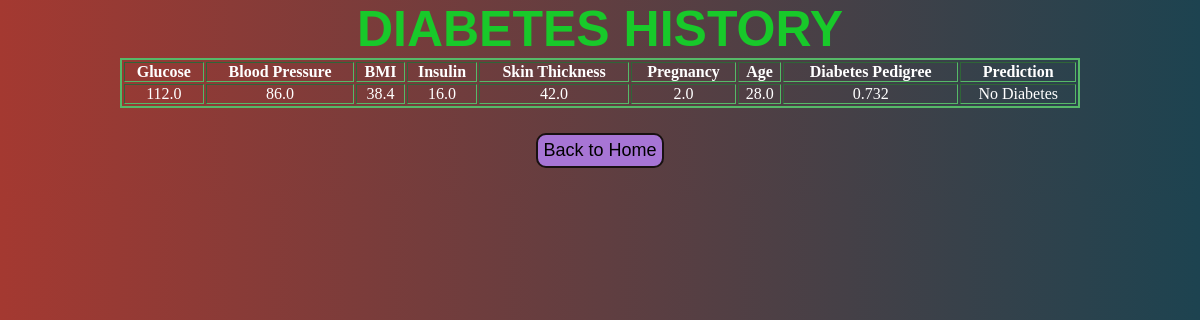
The app's page /history_lr with its own data.
### diabetes_LR/models.py (models this page shows, shortened)
class DiabetesInput(models.Model):
    glucose=models.FloatField()
    blood_pressure=models.FloatField()
    bmi=models.FloatField()
    insulin=models.FloatField()
    skinthickness=models.FloatField()
    pregnancies=models.FloatField()
    Age=models.FloatField()
    DiabetesPedigree=models.FloatField()
    Prediction=models.CharField(max_length=20)

### diabetes_LR/views.py (the view)
# urls.py: path('history_lr',lr.history),
def history(request):
    db=DiabetesInput.objects.all()
    return render(request, 'history_LR.html', {"db":db})

### Templates/history_LR.html (shortened to what this page needs)
{%load static%}
<!DOCTYPE html>
<html lang="en">
<head>
    <link rel="stylesheet" href={% static "style3.css" %}>
</head>
<body>
    <h1>Diabetes History</h1>
    <table border="2" cellpadding="20">
        <tr>
            <th>Glucose</th>
            <th>Blood Pressure</th>
            <th>BMI</th>
            <th>Insulin</th>
            <th>Skin Thickness</th>
            <th>Pregnancy</th>
            <th>Age</th>
            <th>Diabetes Pedigree</th>
            <th>Prediction</th>
        </tr>
        {% for entry in db %}
        <tr>
            <td>{{ entry.glucose }}</td>
            <td>{{ entry.blood_pressure }}</td>
            <td>{{ entry.bmi }}</td>
            <td>{{ entry.insulin }}</td>
            <td>{{ entry.skinthickness }}</td>
            <td>{{ entry.pregnancies }}</td>
            <td>{{ entry.Age }}</td>
            <td>{{ entry.DiabetesPedigree }}</td>
            <td>{{ entry.Prediction }}</td>
        </tr>
        {% endfor %}
    </table>
    <form action="home_lr">
        <button class="btn" type="submit">Back to Home</button>
    </form>
</body>
</html>

### static/style3.css (style rules this page uses)
* { margin: 0; padding: 0; box-sizing: border-box; }
h1 { text-align: center; font-size: 50px; font-family: Arial, Helvetica, sans-serif; text-transform: uppercase; color: rgb(24, 201, 42); }
body { text-align: center; background: linear-gradient(to right, #A43931, #1D4350); color: #ffffff; }
table { width: 80%; margin: 0 auto; border: 2px solid #56b968; }
form { margin: 25px 0; }
.btn { padding: 5px; border-radius: 10px; background-color: rgb(167, 117, 213); transition-duration: 0.5s; font-size: 18px ; border: 2px solid #181111; }

### records on screen
DiabetesInput: glucose "112.0", blood_pressure "86.0", bmi "38.4", insulin "16.0", skinthickness "42.0", pregnancies "2.0", Age "28.0", DiabetesPedigree "0.732", Prediction "No Diabetes"
